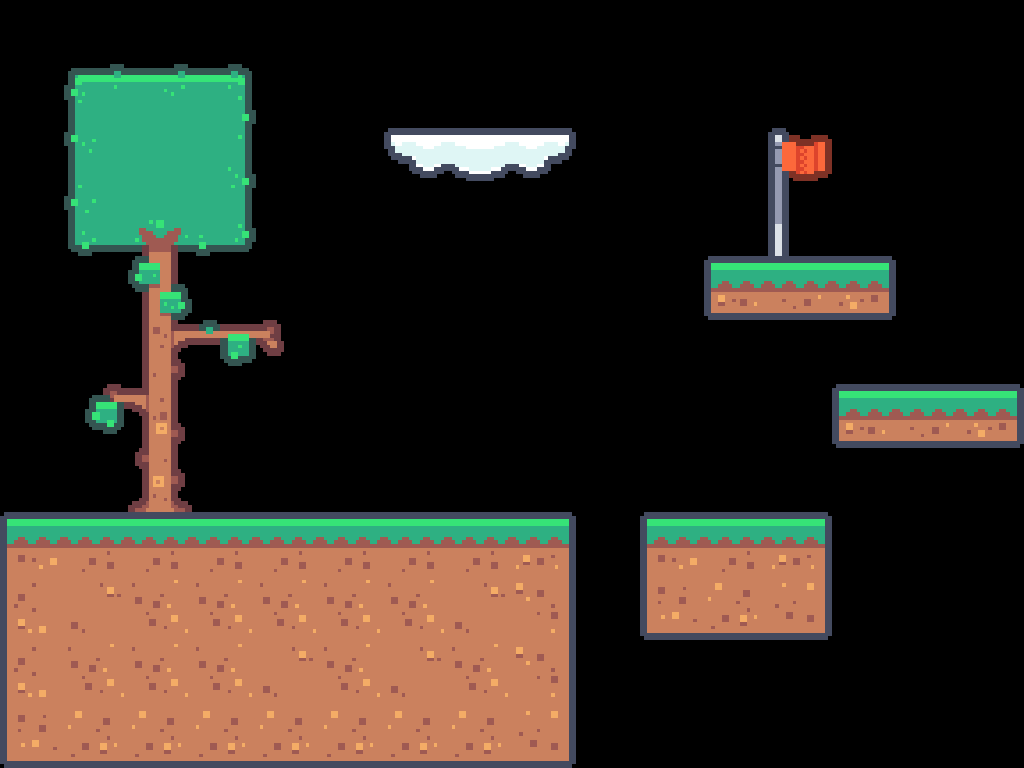

The image is a tile-based game level rendered from a .tmx file. Its description and complete source (layers, tilesets, objects, tile grids) follow:
An orthogonal 16x12 tile map with 64x64 px tiles, 7 tile layers (Background, NPC, Finish, Wall, ...), 3 tilesets and 2 objects (Apple, Player).

<map version="1.10" tiledversion="1.11.0" orientation="orthogonal" renderorder="right-down" width="16" height="12" tilewidth="64" tileheight="64" infinite="0" nextlayerid="10" nextobjectid="4">
 <tileset firstgid="1" name="tileset" tilewidth="64" tileheight="64" tilecount="180" columns="20">
  <image source="../assets/Tileset/tileset.png" width="1280" height="576" />
 </tileset>
 <tileset firstgid="181" name="npc" tilewidth="64" tileheight="64" tilecount="1" columns="1">
  <image source="../assets/Tileset/npc.png" width="64" height="64" />
 </tileset>
 <tileset firstgid="182" name="wall" tilewidth="64" tileheight="64" tilecount="3" columns="1">
  <image source="../assets/Tileset/wall.png" width="64" height="192" />
 </tileset>
 <layer id="3" name="Background" width="16" height="12">
  <data encoding="csv">
0,0,0,0,0,0,0,0,0,0,0,0,0,0,0,0,
0,18,19,20,0,0,0,0,0,0,0,0,0,0,0,0,
0,38,39,40,0,0,154,155,156,0,0,0,0,0,0,0,
0,58,98,60,0,0,0,0,0,0,0,0,0,0,0,0,
0,0,97,0,0,0,0,0,0,0,0,0,0,0,0,0,
0,0,139,100,140,0,0,0,0,0,0,0,0,0,0,0,
0,99,137,0,0,0,0,0,0,0,0,0,0,0,0,0,
0,0,138,0,0,0,0,0,0,0,0,0,0,0,0,0,
0,0,0,0,0,0,0,0,0,0,0,0,0,0,0,0,
0,0,0,0,0,0,0,0,0,0,0,0,0,0,0,0,
0,0,0,0,0,0,0,0,0,0,0,0,0,0,0,0,
0,0,0,0,0,0,0,0,0,0,0,0,0,0,0,0
</data>
 </layer>
 <layer id="6" name="NPC" width="16" height="12">
  <data encoding="csv">
0,0,0,0,0,0,0,0,0,0,0,0,0,0,0,0,
0,0,0,0,0,0,0,0,0,0,0,0,0,0,0,0,
0,0,0,0,0,0,0,0,0,0,0,0,0,0,0,0,
0,0,0,0,0,0,0,0,0,0,0,0,0,0,0,0,
0,0,0,0,0,0,0,0,0,0,0,0,0,0,0,0,
0,0,0,0,0,0,0,0,0,0,0,0,0,0,0,0,
0,0,0,0,0,0,0,0,0,0,0,0,0,0,0,0,
0,0,0,0,0,0,0,0,0,0,0,0,0,0,0,0,
0,0,0,0,0,0,0,0,0,0,0,0,0,0,0,0,
0,0,0,0,0,0,0,0,0,0,0,0,0,0,0,0,
0,0,0,0,0,0,0,0,0,0,0,0,0,0,0,0,
0,0,0,0,0,0,0,0,0,0,0,0,0,0,0,0
</data>
 </layer>
 <layer id="4" name="Finish" width="16" height="12">
  <data encoding="csv">
0,0,0,0,0,0,0,0,0,0,0,0,0,0,0,0,
0,0,0,0,0,0,0,0,0,0,0,0,0,0,0,0,
0,0,0,0,0,0,0,0,0,0,0,0,112,0,0,0,
0,0,0,0,0,0,0,0,0,0,0,0,132,0,0,0,
0,0,0,0,0,0,0,0,0,0,0,0,0,0,0,0,
0,0,0,0,0,0,0,0,0,0,0,0,0,0,0,0,
0,0,0,0,0,0,0,0,0,0,0,0,0,0,0,0,
0,0,0,0,0,0,0,0,0,0,0,0,0,0,0,0,
0,0,0,0,0,0,0,0,0,0,0,0,0,0,0,0,
0,0,0,0,0,0,0,0,0,0,0,0,0,0,0,0,
0,0,0,0,0,0,0,0,0,0,0,0,0,0,0,0,
0,0,0,0,0,0,0,0,0,0,0,0,0,0,0,0
</data>
 </layer>
 <objectgroup id="7" name="Fruits">
  <object id="3" name="Apple" x="702.4" y="391.804" width="64" height="64" />
 </objectgroup>
 <layer id="5" name="Wall" width="16" height="12">
  <data encoding="csv">
0,0,0,0,0,0,0,0,0,0,0,0,0,0,0,0,
0,0,0,0,0,0,0,0,0,0,0,0,0,0,0,0,
0,0,0,0,0,0,0,0,0,0,0,0,0,0,0,0,
0,0,0,0,0,0,0,0,0,0,0,0,0,0,0,0,
0,0,0,0,0,0,0,0,0,0,0,0,0,0,0,0,
0,0,0,0,0,0,0,0,0,0,0,0,0,0,0,0,
0,0,0,0,0,0,0,0,0,0,0,0,0,0,0,0,
0,0,0,0,0,0,0,0,0,0,0,0,0,0,0,0,
0,0,0,0,0,0,0,0,0,0,0,0,0,0,0,0,
0,0,0,0,0,0,0,0,0,0,0,0,0,0,0,0,
0,0,0,0,0,0,0,0,0,0,0,0,0,0,0,0,
0,0,0,0,0,0,0,0,0,0,0,0,0,0,0,0
</data>
 </layer>
 <objectgroup id="2" name="Objects">
  <object id="1" name="Player" x="69" y="432">
   <point />
  </object>
 </objectgroup>
 <layer id="8" name="Spike" width="16" height="12">
  <data encoding="csv">
0,0,0,0,0,0,0,0,0,0,0,0,0,0,0,0,
0,0,0,0,0,0,0,0,0,0,0,0,0,0,0,0,
0,0,0,0,0,0,0,0,0,0,0,0,0,0,0,0,
0,0,0,0,0,0,0,0,0,0,0,0,0,0,0,0,
0,0,0,0,0,0,0,0,0,0,0,0,0,0,0,0,
0,0,0,0,0,0,0,0,0,0,0,0,0,0,0,0,
0,0,0,0,0,0,0,0,0,0,0,0,0,0,0,0,
0,0,0,0,0,0,0,0,0,0,0,0,0,0,0,0,
0,0,0,0,0,0,0,0,0,0,0,0,0,0,0,0,
0,0,0,0,0,0,0,0,0,0,0,0,0,0,0,0,
0,0,0,0,0,0,0,0,0,0,0,0,0,0,0,0,
0,0,0,0,0,0,0,0,0,0,0,0,0,0,0,0
</data>
 </layer>
 <layer id="9" name="Enemy" width="16" height="12">
  <data encoding="csv">
0,0,0,0,0,0,0,0,0,0,0,0,0,0,0,0,
0,0,0,0,0,0,0,0,0,0,0,0,0,0,0,0,
0,0,0,0,0,0,0,0,0,0,0,0,0,0,0,0,
0,0,0,0,0,0,0,0,0,0,0,0,0,0,0,0,
0,0,0,0,0,0,0,0,0,0,0,0,0,0,0,0,
0,0,0,0,0,0,0,0,0,0,0,0,0,0,0,0,
0,0,0,0,0,0,0,0,0,0,0,0,0,0,0,0,
0,0,0,0,0,0,0,0,0,0,0,0,0,0,0,0,
0,0,0,0,0,0,0,0,0,0,0,0,0,0,0,0,
0,0,0,0,0,0,0,0,0,0,0,0,0,0,0,0,
0,0,0,0,0,0,0,0,0,0,0,0,0,0,0,0,
0,0,0,0,0,0,0,0,0,0,0,0,0,0,0,0
</data>
 </layer>
 <layer id="1" name="Main" width="16" height="12">
  <data encoding="csv">
0,0,0,0,0,0,0,0,0,0,0,0,0,0,0,0,
0,0,0,0,0,0,0,0,0,0,0,0,0,0,0,0,
0,0,0,0,0,0,0,0,0,0,0,0,0,0,0,0,
0,0,0,0,0,0,0,0,0,0,0,0,0,0,0,0,
0,0,0,0,0,0,0,0,0,0,0,2,3,4,0,0,
0,0,0,0,0,0,0,0,0,0,0,0,0,0,0,0,
0,0,0,0,0,0,0,0,0,0,0,0,0,2,3,4,
0,0,0,0,0,0,0,0,0,0,0,0,0,0,0,0,
22,23,23,23,23,23,23,23,24,0,22,23,24,0,0,0,
122,105,123,123,123,123,123,105,124,0,142,143,144,0,0,0,
122,123,123,123,105,123,105,123,124,0,0,0,0,0,0,0,
142,143,143,143,143,143,143,143,144,0,0,0,0,0,0,0
</data>
 </layer>
</map>
